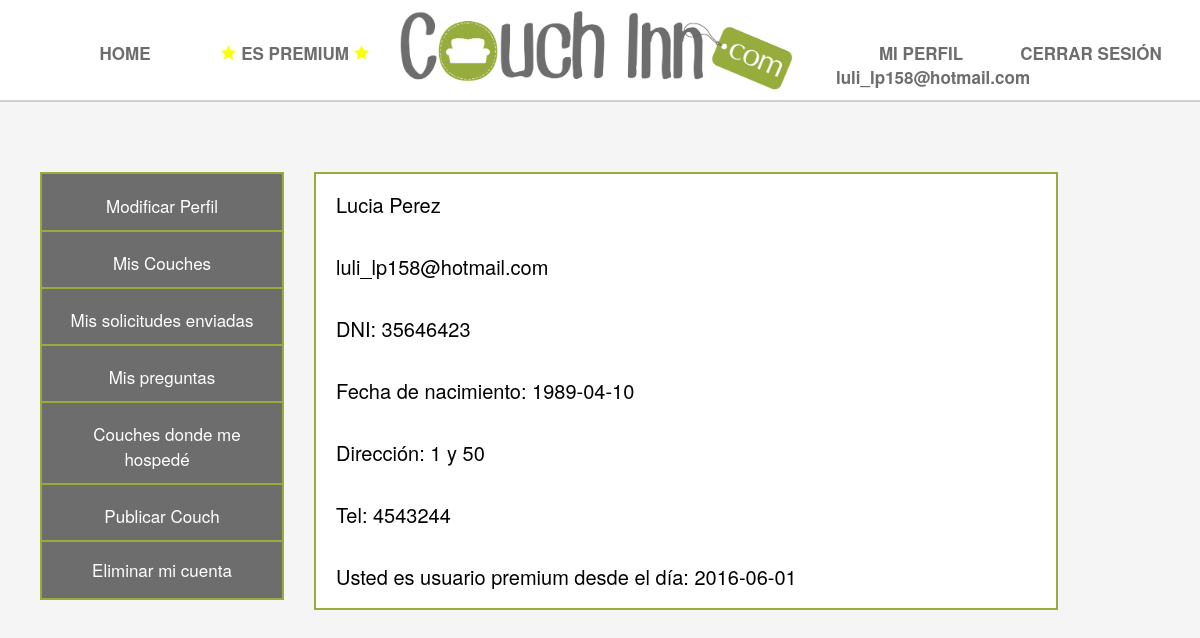
The app's page /perfil.php (signed in) with its own data.
### tables this page shows
CREATE TABLE `usuarios` (
  `idusuario` int(3) NOT NULL,
  `email` varchar(30) NOT NULL,
  `clave` varchar(15) NOT NULL,
  `documento` int(30) NOT NULL,
  `direccion` varchar(40) NOT NULL,
  `telefono` int(11) NOT NULL,
  `apellido` varchar(15) NOT NULL,
  `nombre` varchar(15) NOT NULL,
  `fechanac` date NOT NULL,
  `premium` tinyint(1) NOT NULL,
  `fechap` date DEFAULT NULL,
  `costop` int(3) DEFAULT NULL,
  `administrador` tinyint(1) NOT NULL
);

### perfil.php (the view, shortened to what this page needs)
<?php
	if($_SESSION['estado']=='logueado'){
?>
<html>
<head>
		<link rel ='stylesheet' type='text/css' href='./estilos.css'>
</head>
<body>
	<?php include ('./menuu.php');
	$id=$_SESSION['usuario'];
	$consulta=mysqli_query($conec,"SELECT * FROM usuarios WHERE usuarios.idusuario= '$id' ");
	$couch = mysqli_fetch_array($consulta);
	?>
	<div class="contPerfil">
		<div class="opcionesPerfil">
			<ul id='button'>
			<li><a href="modificar_perfil.php">Modificar Perfil</a></li>
			<li><a href="misCouches.php">Mis Couches</a></li>
			<li><a href="ver_mis_solicitudes.php">Mis solicitudes enviadas </a></li>
			<li><a href="preguntas.php">Mis preguntas</a></li>
			<li><a href="couchHospede.php">Couches donde me hosped&eacute;</a></li>
			<li><a href="publicar_couch.php">Publicar Couch</a></li>
			<li><a href="eliminarCuenta.php">Eliminar mi cuenta</a></li>
			</ul>
		</div>
		<div class="datos">
			<a> <?php echo $couch['nombre'] . ' ' . $couch['apellido'];?> </a><br>
			<a> <?php echo $couch['email']; ?> </a><br>
			<a> <?php echo 'DNI: ' . $couch['documento']; ?> </a><br>
			<a> <?php echo 'Fecha de nacimiento: ' . $couch['fechanac']; ?> </a><br>
			<a> <?php echo 'Direcci&oacute;n: ' . $couch['direccion']; ?> </a><br>
			<a> <?php echo 'Tel: ' . $couch['telefono']; ?> </a><br>
			<?php if ($couch['premium'] == 1) { ?>
			<a> <?php echo 'Usted es usuario premium desde el d&iacute;a: ' . $couch['fechap']; ?> </a><br>
			<?php } else { ?>
				<a> <?php echo 'Usted es usuario com&uacute;n '; ?></a><a href="premium.php">Acceder a Premium</a><br><br> <?php } ?>
		</div>
	</div>
</body>
</html>
<?php }
else { header("Location:index.php");
}
?>

### menuu.php (shortened to what this page needs)
<html>
	<head>
		<link rel='stylesheet' type='text/css' href='estilos.css' media='screen'/>
	</head>
	<body>
			<div class=menuu>
				<div class=mi-menuu>
					<ul>
						<li><a href="index.php">HOME</a></li>
						<?php if(isset($_SESSION['estado'])){
										$usuario=$_SESSION['usuario'];
										$conec=connection();
										$result=mysqli_query($conec, "SELECT * FROM usuarios WHERE idusuario='$usuario'");
										$p= $result->fetch_assoc();
										if ($p['premium']=='1') {?>
											<li><a onClick='alert("Usted ya es usuario Premium")'><img src='img/estrella.png' height='15px' width='15px'>&nbsp;ES PREMIUM&nbsp;<img src='img/estrella.png' height='15px' width='15px'></a></li><?php }
										else{?><li><a href="premium.php">PREMIUM</a></li><?php }}
									else{?><li><a href="premium.php" onClick='alert("Debe iniciar sesión para acceder al servicio Premium")'>PREMIUM</a></li><?php }?>
					</ul>
				</div>
				<div class=mi-menuL>
					<a href="index.php"><img class="logo" src="img/logo.png"></a>
				</div>
				<div class=mi-menuu>
					<ul>
						<?php if(isset($_SESSION['estado'])) { ?>
						<li><a href="perfil.php">MI PERFIL <br><?php echo $p['email']; ?></a></li><?php }
						else { ?>	<li><a href="registro.php">REGISTRARSE</a></li>	<?php } ?>
						<?php if(isset($_SESSION['estado'])) { ?><li><a href="cerrar.php">CERRAR SESI&Oacute;N</a></li><?php }
																	else{ ?><li><a href="ingresar.php">INICIAR SESI&Oacute;N</a></li><?php } ?>
					</ul>
				</div>
			</div>
	</body>
</html>

### estilos.css (style rules this page uses)
body { margin: 0; width:100%; height:auto; background-color:#f5f5f5; font-family: Circular,"Helvetica Neue",Helvetica,Arial,sans-serif; }
.menuu { width: 100%; height: 100px; margin-left: auto; margin-right: auto; margin-top: 0px; background-color:#FFFFFF; border-bottom: 2px solid #cdd0cc ; }
.mi-menuu { float:left; width:33%; margin-left: 0px; }
.mi-menuu li { width:170px; float: left; list-style: none; margin-left: auto; margin-right: auto; margin-top: 25px; margin-bottom: 0px; }
.mi-menuu li a { display:block; text-decoration:none; color: #6d6d6d; font-size:17px; font-weight:bold; list-style:none; text-align:center; }
.mi-menuL { float:left; }
.logo { width:400px; }
.contPerfil { width: 100%; margin-left:auto; margin-right:auto; margin-top: 70px; }
.datos { float:left; width:60%; margin-left:70px; margin-right:auto; font-size:20px; border: 2px solid #96ac3c; background-color:#FFFFFF; line-height:62px; margin-left: 30px; padding-left: 20px; }
.opcionesPerfil { border: 2px solid #96ac3c; float:left; width:20%; margin-left:40px; margin-right:auto; background-color: #6d6d6d; }
#button { padding: 0; }
#button li { list-style:none; text-decoration: none; margin-bottom:15px; text-align:center; border-bottom: 2px solid #96ac3c; padding: 3px; padding-bottom:12px; }
#button li:last-child { border-bottom: 0px solid #6d6d6d; padding-bottom: 0px; padding:0px; }
#button li a { font-size:17px; text-decoration: none; padding: 10px; color: #fff; }

### records on screen
usuarios: email "luli_lp158@hotmail.com", nombre "Lucia", apellido "Perez", documento "35646423", fechanac "1989-04-10", direccion "1 y 50", telefono "4543244", fechap "2016-06-01"
